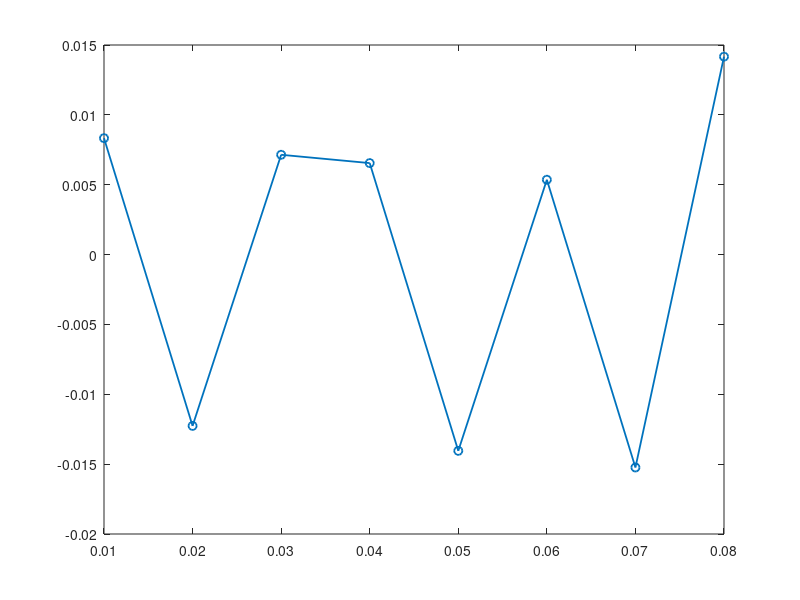

This figure's MATLAB source: (Note: this script raises an error after producing the figure.)
%[text] # Week 9 Practical Activity: AI-Enabled Data Fitting Challenge Set
%[text] **PRACTICAL ACTIVITY**
%[text] PHY4605 Physics-First Reproducible MATLAB Notebook
%%
%[text] ## Group Identification and Baseline
%[text] Work in your assigned group of two or three. This practical uses three supplied data-fitting contexts that differ from the lecture resistor example: spring calibration, cart motion, and pendulum timing. Generative AI may help write, debug, or improve MATLAB code, but your group must record the material decision and independently check units, residual evidence, a reference or plausible range, and physical meaning. Do not submit a complete chat transcript.
group_id = "REPLACE_WITH_GROUP_ID";
group_members = "REPLACE_WITH_NAMES";
matlab_release = version('-release');
%%
%[text] ## Question 1: Predict a Spring Calibration
%[text] **Context A - Hooke-law spring calibration.** Extension `x` is measured in metres and applied force `F` in newtons. The proposed relationship is $F=kx+b$. Before fitting, predict the sign of the slope, the unit of the spring constant `k`, and whether a small positive increase in extension should raise or lower force.
spring_extension_m = (0.01:0.01:0.08)';
spring_force_N = [0.26 0.49 0.76 1.01 1.24 1.51 1.74 2.02]';
spring_prediction = "REPLACE_WITH_SLOPE_SIGN_K_UNIT_AND_FORCE_TREND";
%[text] **Required evidence:** proposed model, measured quantities and units, fitted-parameter unit, and prediction. **Defence hook:** explain why the slope unit is N/m rather than N.
%%
%[text] ## Question 2: Fit and Overlay the Spring Model
%[text] Plot the measured points first. Then use the supplied first-degree `polyfit` scaffold. Interpret coefficient 1 as the fitted spring constant and coefficient 2 as the force offset. Overlay the fitted line without changing the original measurements.
spring_coefficients = polyfit(spring_extension_m,spring_force_N,1);
spring_k_fit_N_per_m = spring_coefficients(1);
spring_offset_fit_N = spring_coefficients(2);
spring_force_fit_N = polyval(spring_coefficients,spring_extension_m);
plot(spring_extension_m,spring_force_N,'o',spring_extension_m,spring_force_fit_N,'-','LineWidth',1.5)
xlabel('Extension, x (m)')
ylabel('Force, F (N)')
title('Spring Calibration: Measurements and Fit')
legend('Measurements','F = kx + b fit','Location','northwest')
grid on
spring_parameter_statement = "REPLACE_WITH_K_VALUE_UNIT_AND_OFFSET_INTERPRETATION";
%[text] **Required evidence:** fitted `k` with unit, fitted offset with unit, labelled graph, and one sentence distinguishing measured force from fitted `k`. **Defence hook:** point to the exact coefficient that represents the physical spring constant.
%%
%[text] ## Question 3: Use Residuals and a Nominal Reference
%[text] Residual = measured force - fitted force. Calculate the residuals and their RMSE, then compare the fitted spring constant with the supplied nominal reference `25 N/m`. Small residuals around zero and agreement with the reference support the model over this range.
spring_residual_N = spring_force_N-spring_force_fit_N;
spring_RMSE_N = sqrt(mean(spring_residual_N.^2));
spring_nominal_k_N_per_m = 25;
spring_k_difference_N_per_m = spring_k_fit_N_per_m-spring_nominal_k_N_per_m;
plot(spring_extension_m,spring_residual_N,'o-','LineWidth',1.3)
yline(0,'--')
xlabel('Extension, x (m)')
ylabel('Residual (N)')
title('Spring-Fit Residuals')
grid on
assert(abs(spring_k_difference_N_per_m) < 0.2)
spring_validation_statement = "REPLACE_WITH_RESIDUAL_PATTERN_AND_REFERENCE_CHECK";
%[text] **Required evidence:** residual unit, RMSE, residual-pattern judgement, and nominal-reference comparison. **Defence hook:** explain what a positive residual means on the force graph.
%%
%[text] ## Question 4: Report a Cautious Repeatability Range
%[text] Three supplied repeat calibrations produced fitted spring constants `24.8`, `25.1`, and `25.3 N/m`. Use the observed span as a simple repeatability range. Do not call it a formal confidence interval and do not report more precision than this evidence supports.
spring_repeat_k_N_per_m = [24.8 25.1 25.3];
spring_repeatability_range_N_per_m = [min(spring_repeat_k_N_per_m) max(spring_repeat_k_N_per_m)]
spring_uncertainty_statement = "REPLACE_WITH_CAUTIOUS_RANGE_STATEMENT";
%[text] **Required evidence:** the range, a rounded fitted value, and one sentence explaining what the range does and does not represent. **Defence hook:** distinguish this repeatability range from the `25 N/m` nominal reference.
%%
%[text] ## Question 5: Test a Constant-Speed Cart Model
%[text] **Context B - cart motion.** A cart's position is measured once per second. Start with the simple model $x=x_0+vt$. Fit a straight line, interpret the slope as a velocity in m/s and intercept as an initial position in m, then inspect whether the graph alone is enough to accept constant speed.
cart_time_s = (0:1:6)';
cart_position_m = [0.21 0.73 1.42 2.14 3.02 3.94 5.00]';
cart_linear_coefficients = polyfit(cart_time_s,cart_position_m,1);
cart_v_fit_m_per_s = cart_linear_coefficients(1);
cart_x0_fit_m = cart_linear_coefficients(2);
cart_linear_fit_m = polyval(cart_linear_coefficients,cart_time_s);
plot(cart_time_s,cart_position_m,'o',cart_time_s,cart_linear_fit_m,'-','LineWidth',1.5)
xlabel('Time, t (s)')
ylabel('Position, x (m)')
title('Cart Data With a Constant-Speed Fit')
legend('Measurements','x = x0 + vt fit','Location','northwest')
grid on
cart_parameter_statement = "REPLACE_WITH_VELOCITY_INTERCEPT_AND_INITIAL_JUDGEMENT";
%[text] **Required evidence:** fitted velocity and unit, fitted intercept and unit, labelled overlay, and initial judgement. **Defence hook:** explain why a fitted slope is not the same as any one measured position.
%%
%[text] ## Question 6: Let the Residual Pattern Challenge the Model
%[text] Calculate the cart residuals. A systematic pattern means the straight-line model misses part of the behaviour even if the overlay looks broadly plausible. Identify whether the residuals look randomly scattered or form a curve-like pattern, then state what that says about the constant-speed assumption.
cart_linear_residual_m = cart_position_m-cart_linear_fit_m;
cart_linear_RMSE_m = sqrt(mean(cart_linear_residual_m.^2));
plot(cart_time_s,cart_linear_residual_m,'o-','LineWidth',1.3)
yline(0,'--')
xlabel('Time, t (s)')
ylabel('Residual (m)')
title('Residuals for the Constant-Speed Cart Model')
grid on
cart_residual_judgement = "REPLACE_WITH_PATTERN_AND_MODEL_JUDGEMENT";
%[text] **Required evidence:** residual pattern, RMSE with unit, and physical conclusion about constant speed. **Defence hook:** explain why positive residuals at both ends and negative residuals in the middle suggest missing curvature.
%%
%[text] ## Optional Working Exposure: Compare a Supplied Quadratic Fit
%[text] This comparison is supplied for interpretation only. A quadratic position model can represent constant acceleration. Read the coefficients and RMSE; do not derive least squares or formal model-selection statistics. A much smaller residual error plus a physically plausible coefficient supports investigating acceleration.
cart_quadratic_coefficients = polyfit(cart_time_s,cart_position_m,2);
cart_quadratic_fit_m = polyval(cart_quadratic_coefficients,cart_time_s);
cart_quadratic_residual_m = cart_position_m-cart_quadratic_fit_m;
cart_quadratic_RMSE_m = sqrt(mean(cart_quadratic_residual_m.^2));
cart_inferred_acceleration_m_per_s2 = 2*cart_quadratic_coefficients(1);
cart_model_comparison = table(cart_linear_RMSE_m,cart_quadratic_RMSE_m, ...
    cart_inferred_acceleration_m_per_s2, ...
    'VariableNames',{'LinearRMSE_m','QuadraticRMSE_m','InferredAcceleration_m_per_s2'})
%[text] **Working exposure evidence:** state which supplied model has smaller residual scatter and one reason that smaller error alone is not sufficient to prove the model is physically correct.
%%
%[text] ## Question 7: Diagnose a Data-Entry Defect Before Refitting
%[text] One copied cart dataset contains a deliberately incorrect fifth position. Fit it without silently fixing anything, locate the measurement with the largest absolute residual, and explain why the raw record should be checked before a point is removed or corrected.
cart_position_defect_m = cart_position_m;
cart_position_defect_m(5) = 4.02;
cart_defect_coefficients = polyfit(cart_time_s,cart_position_defect_m,1);
cart_defect_fit_m = polyval(cart_defect_coefficients,cart_time_s);
cart_defect_residual_m = cart_position_defect_m-cart_defect_fit_m;
[cart_largest_defect_residual_m,cart_suspect_index] = max(abs(cart_defect_residual_m));
cart_suspect_time_s = cart_time_s(cart_suspect_index)
cart_data_quality_statement = "REPLACE_WITH_SUSPECT_POINT_AND_VERIFICATION_ACTION";
%[text] **Required evidence:** suspect time, residual magnitude and unit, and a responsible next action. **Defence hook:** explain why residual size is evidence to investigate, not automatic permission to delete a point.
%%
%[text] ## Question 8: Linearise a Pendulum Relationship
%[text] **Context C - small-angle pendulum.** The supplied model is $T=2\\pi\\sqrt{L/g}$. Squaring gives $T^2=(4\\pi^2/g)L$, so a graph of `T^2` against `L` should be approximately linear. The measured quantities are length `L` in metres and period `T` in seconds. Calculate `T^2`, fit a straight line, and state the slope unit.
pendulum_length_m = (0.2:0.1:0.7)';
pendulum_period_s = [0.90214 1.0948 1.2717 1.4165 1.5579 1.6754]';
pendulum_period_squared_s2 = pendulum_period_s.^2;
pendulum_coefficients = polyfit(pendulum_length_m,pendulum_period_squared_s2,1);
pendulum_slope_s2_per_m = pendulum_coefficients(1);
pendulum_intercept_s2 = pendulum_coefficients(2);
pendulum_T2_fit_s2 = polyval(pendulum_coefficients,pendulum_length_m);
plot(pendulum_length_m,pendulum_period_squared_s2,'o',pendulum_length_m,pendulum_T2_fit_s2,'-','LineWidth',1.5)
xlabel('Length, L (m)')
ylabel('Period squared, T^2 (s^2)')
title('Linearised Pendulum Data')
legend('Measurements','Linear fit','Location','northwest')
grid on
pendulum_slope_statement = "REPLACE_WITH_SLOPE_VALUE_AND_UNIT";
%[text] **Required evidence:** transformed relationship, slope and unit, intercept and unit, and labelled graph. **Defence hook:** explain why squaring the measured period changes its unit to s^2.
%%
%[text] ## Question 9: Infer and Validate Gravitational Acceleration
%[text] From the linearised pendulum model, slope = $4\\pi^2/g$. Rearrange the supplied relation to infer `g`, calculate residuals in `T^2`, and compare the result with the familiar near-Earth reference `9.81 m/s^2`. State whether the agreement is reasonable without claiming that the reference is exact for every location and experiment.
pendulum_g_fit_m_per_s2 = 4*pi^2/pendulum_slope_s2_per_m;
pendulum_residual_s2 = pendulum_period_squared_s2-pendulum_T2_fit_s2;
pendulum_RMSE_s2 = sqrt(mean(pendulum_residual_s2.^2));
pendulum_reference_g_m_per_s2 = 9.81;
pendulum_g_difference_m_per_s2 = pendulum_g_fit_m_per_s2-pendulum_reference_g_m_per_s2;
assert(abs(pendulum_g_difference_m_per_s2) < 0.1)
pendulum_validation_statement = "REPLACE_WITH_G_VALUE_RESIDUAL_AND_REFERENCE_JUDGEMENT";
%[text] **Required evidence:** inferred `g` and unit, residual RMSE and unit, comparison with `9.81 m/s^2`, and one model limitation such as the small-angle assumption or timing error. **Defence hook:** trace how the fitted slope becomes a physical estimate of `g`.
%%
%[text] ## Question 10: Compare Contexts, Record AI Decisions, and Check Capstone Progress
%[text] Complete the cross-context evidence table. For each context, distinguish measured quantities from the fitted parameter, keep the parameter unit, name the residual unit, and identify one validation or model-quality check. Then record your concise AI decision and independent checks. Finally record the Week 9 capstone process checkpoint: current physical model, current method, one validation already attempted or planned next, and the next reproducibility action. This is process evidence, not a new graded milestone.
context_comparison = table(["Spring calibration";"Cart motion";"Pendulum"], ...
    ["x, F";"t, x";"L, T"], ...
    ["k";"v for linear model";"g inferred from slope"], ...
    ["N/m";"m/s";"m/s^2"], ...
    ["N";"m";"s^2"], ...
    ["REPLACE_WITH_SPRING_CHECK";"REPLACE_WITH_CART_CHECK";"REPLACE_WITH_PENDULUM_CHECK"], ...
    'VariableNames',{'Context','MeasuredQuantities','FittedParameter','ParameterUnit','ResidualUnit','ValidationOrModelCheck'})
ai_tool_used = "REPLACE_WITH_TOOL_OR_NO_AI_USED";
ai_request = "REPLACE_WITH_CONCISE_REQUEST";
ai_decision = "REPLACE_WITH_ACCEPTED_MODIFIED_OR_REJECTED_DECISION";
independent_checks = "REPLACE_WITH_UNITS_RESIDUAL_REFERENCE_AND_PHYSICAL_CHECKS";
fresh_session_confirmation = "REPLACE_WITH_MATLAB_RELEASE_AND_TOP_TO_BOTTOM_RUN_CONFIRMATION";
capstone_physical_model = "REPLACE_WITH_CURRENT_PHYSICAL_MODEL";
capstone_method = "REPLACE_WITH_CURRENT_NUMERICAL_OR_DATA_METHOD";
capstone_validation_status = "REPLACE_WITH_CHECK_DONE_OR_NEXT_CHECK";
capstone_reproducibility_next_action = "REPLACE_WITH_NEXT_REPRODUCIBILITY_ACTION";
%[text] **Required evidence:** completed comparison table, concise AI decision record, independent checks, fresh-session confirmation, and Week 9 capstone process checkpoint. **Defence hook:** explain why a high-quality fit cannot compensate for an inappropriate physical model or wrong units.
%%
%[text] ## Submission and Individual Defence
%[text] Submit one completed group file through the Week 9 Google Classroom practical assignment only after running it from the top in a fresh MATLAB session. After group evidence is locked, one challenge slot and one group member are selected. Use a distinct parameter or defect variant when a slot is reused. The selected member explains the model, traces the fitting or residual code/output, and answers a validation or parameter-change follow-up. Every member completes one recorded defence before any second selection; an absence remains pending until a recorded make-up defence is completed.
%[text] Do not submit complete AI chat histories. Submit the concise AI decision record and independent checks only.
%%
%[text] ## Reproducibility Record
%[text] This practical requires MATLAB R2025a or later and base MATLAB only. Run it top to bottom in a fresh session before adding group evidence and again before submission. The supplied datasets, models, units, fitting scaffolds, residual calculations, references, and assertions make the baseline reproducible.

%[appendix]{"version":"1.0"}
